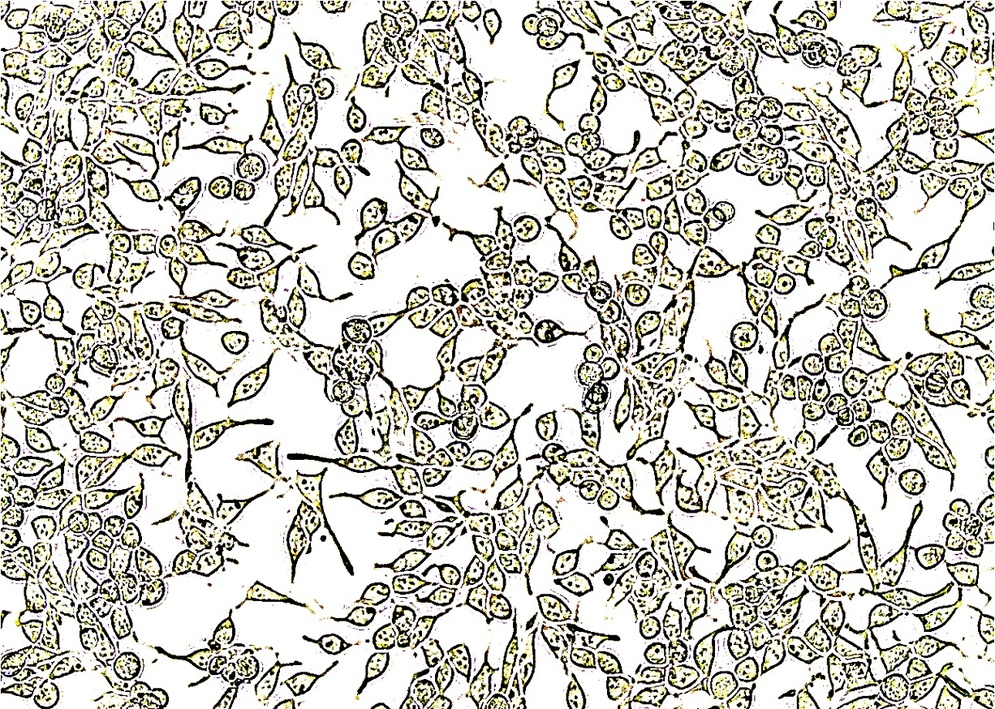
#> input picture example_data/testwt2.jpg, 995 x 709 px, shrunk from 1226 x 874 before the run, found by its file name
$ jupyter execute Phase_contrast_photo_morphology.ipynb
#> lines starting #> are read from the running program, lines starting #| are printed output that depends on the picture; after the words box and inside, x2 and y2 are one past the last pixel; in counts of white or black regions, pixels touching at a corner belong together
[cell 1]
#---import python modules---
import cv2
import numpy as np
import pandas as pd
import matplotlib.pyplot as plt

[cell 2]
# --- CONFIGURATION ---
IMG_PATH = "/Users/js4788/Desktop/Mu_lab/for_Amanda/imageJ_particle_analysis/testwt2.jpg"
MIN_SIZE_THRESHOLD = 20 ###adjust the threshold based on the contours overlay of each input image
# ---------------------

[cell 3]
# --- 1. SETUP & CONTOUR FINDING ---
# Note: The code won't run outside your local environment due to the absolute path,
# but the logic is sound.
img = cv2.imread(IMG_PATH)
#> img is the input picture: shape (709, 995, 3); mean B, G, R 189.6, 197.4, 198.7

if img is None:
    print(f"Error: Could not load image from {IMG_PATH}. Check file path.")
    exit()

gray = cv2.cvtColor(img, cv2.COLOR_BGR2GRAY)
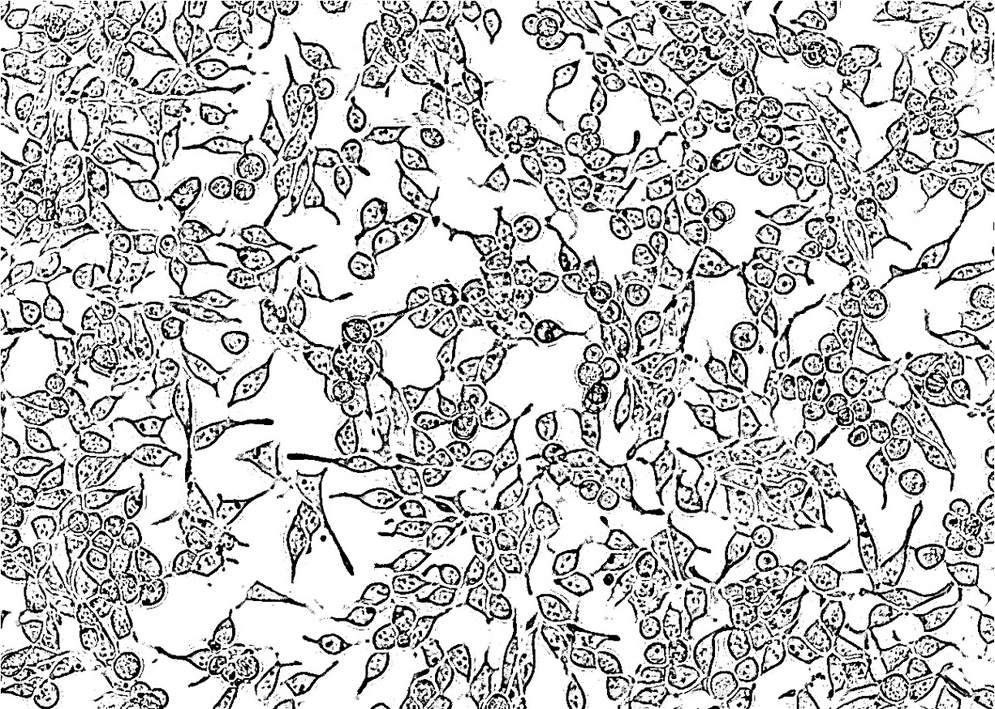
#> gray: shape (709, 995); min 0, max 255, mean 197

# Thresholding (Otsu's method)
_, thresh = cv2.threshold(gray, 0, 255, cv2.THRESH_BINARY_INV + cv2.THRESH_OTSU)
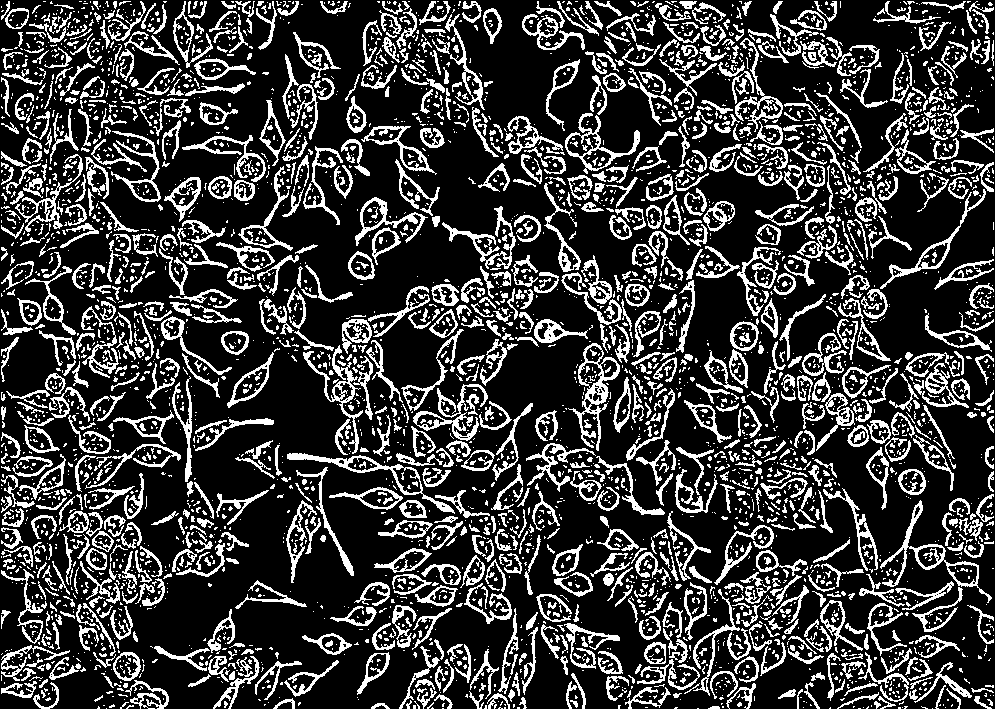
#> thresh: shape (709, 995); 23.3% white in thin lines or dots

# Find all contours
contours, hierarchy = cv2.findContours(thresh, cv2.RETR_EXTERNAL, cv2.CHAIN_APPROX_SIMPLE)
#> contours = 4071 contours, 3231 with area under 20; largest, box (x1, y1, x2, y2) and area: (568, 343, 620, 451) 1792, (880, 500, 992, 603) 1622, (287, 453, 455, 514) 1510, (565, 113, 640, 174) 1422, (361, 126, 437, 175) 1045

[cell 4]
# --- 2. INITIAL VISUAL CHECK (Pre-Analysis) ---
plt.figure(figsize=(10, 8))
plt.imshow(gray, cmap='gray') # Use cmap='gray' for grayscale images
plt.title("Pre-Processed Phase Contrast Image (Grayscale)")
plt.axis('off')
plt.show()

[cell 5]
# --- 3. ANALYSIS LOOP & CONTOUR FILTERING ---
all_areas = []
all_circularities = []
all_lengths = []
all_widths = []

# NEW: List to store contours that pass the filter
valid_contours = []

for contour in contours:
    # Calculate area BEFORE filtering
    area = cv2.contourArea(contour)

    # 1. Filter out very small particles (debris)
    if area > MIN_SIZE_THRESHOLD:

        # NEW: Store the contour that passed the filter
        valid_contours.append(contour)

        # Area and Perimeter
        perimeter = cv2.arcLength(contour, True)
        all_areas.append(area)

        # Circularity
        if perimeter > 0:
            circularity = 4 * np.pi * area / (perimeter * perimeter)
            all_circularities.append(circularity)

        # Length and Width (using fitted ellipse)
        if len(contour) >= 5: # Need at least 5 points to fit an ellipse
            (x, y), (minor_axis, major_axis), angle = cv2.fitEllipse(contour)
            all_lengths.append(major_axis)
            all_widths.append(minor_axis)
#> this loop made 4071 passes
#> (area, perimeter, circularity, x, y, minor_axis, major_axis, angle) on passes 42, 67, 71, 75, 77, 90, 97, 99, 107, 111, 113, 114: (38, 44.63, 0.24, 379.8, 707.2, 7.35, 16.36, 90.14), (59.5, 64.87, 0.178, 284.6, 706.5, 12.21, 22.47, 64.24), (28, 35.8, 0.275, 522.8, 703, 5.99, 11.08, 177.7), (45, 50.63, 0.221, 982.2, 701.9, 6.55, 18.57, 120.2), (35.5, 62.53, 0.114, 881.9, 702.7, 9.37, 20.94, 107.7), (55.5, 63.84, 0.171, 443, 701.9, 11.53, 17.47, 116.2), (75, 103.4, 0.0882, 498.4, 704.3, 19.03, 20.14, 128.4), (66.5, 102.3, 0.0798, 857.2, 701.4, 6.47, 39.51, 69.9), (53.5, 83.84, 0.0956, 476.7, 697.3, 10.97, 20.45, 156), (33.5, 43.21, 0.225, 913.3, 694.3, 8.19, 9.4, 15.52), (20.5, 44.73, 0.129, 799.4, 698.6, 5.58, 19.2, 10.03), (66.5, 45.21, 0.409, 787.6, 694.7, 6.98, 18.48, 63.63)
#> area on passes 50, 264: 20, 276
#> after the loop, all_areas = 829 values, max 1791.5 at index 404, min 20.5 at index 10, mean 141.7; all_circularities = 829 values, max 0.889 at index 275, min 0.0154 at index 759, mean 0.173; all_lengths = 829 values, max 8357.3 at index 654, min 6.67 at index 196, mean 46.06; all_widths = 829 values, max 308.8 at index 654, min 2.76 at index 55, mean 16.23; valid_contours = 829 contours; largest, box (x1, y1, x2, y2) and area: (568, 343, 620, 451) 1792, (880, 500, 992, 603) 1622, (287, 453, 455, 514) 1510, (565, 113, 640, 174) 1422, (361, 126, 437, 175) 1045

[cell 6]
# --- 4. SUMMARIZE RESULTS ---
print(f"Total cells analyzed: {len(all_areas)}")
#| Total cells analyzed: 829
print(f"Average Area: {np.mean(all_areas):.2f}")
#| Average Area: 141.68
print(f"Average Circularity: {np.mean(all_circularities):.3f}")
#| Average Circularity: 0.173
print(f"Average Length: {np.mean(all_lengths):.2f}")
#| Average Length: 46.06

[cell 7]
# retrieve all data of cell area, length and circularity
data = {
    'Area_pixels': all_areas,
    'Circularity': all_circularities,
    'Length_pixels': all_lengths,
    # If you also collected all_widths, include it here:
    # 'Width_pixels': all_widths
}
df = pd.DataFrame(data)
#> df = table of 829 rows and 3 columns
print(df)
#> (printed output is left out)

[cell 8]
# --- 5. FINAL VISUALIZATION (Mask and Overlay) ---

# NEW: Create the image for the overlay drawing
# 1. Start with a copy of the original color image
draw_img = img.copy()

# 2. Draw the valid contours onto the copy (Green color: (0, 255, 0) in BGR)
cv2.drawContours(draw_img, valid_contours, -1, (0, 255, 0), 2)
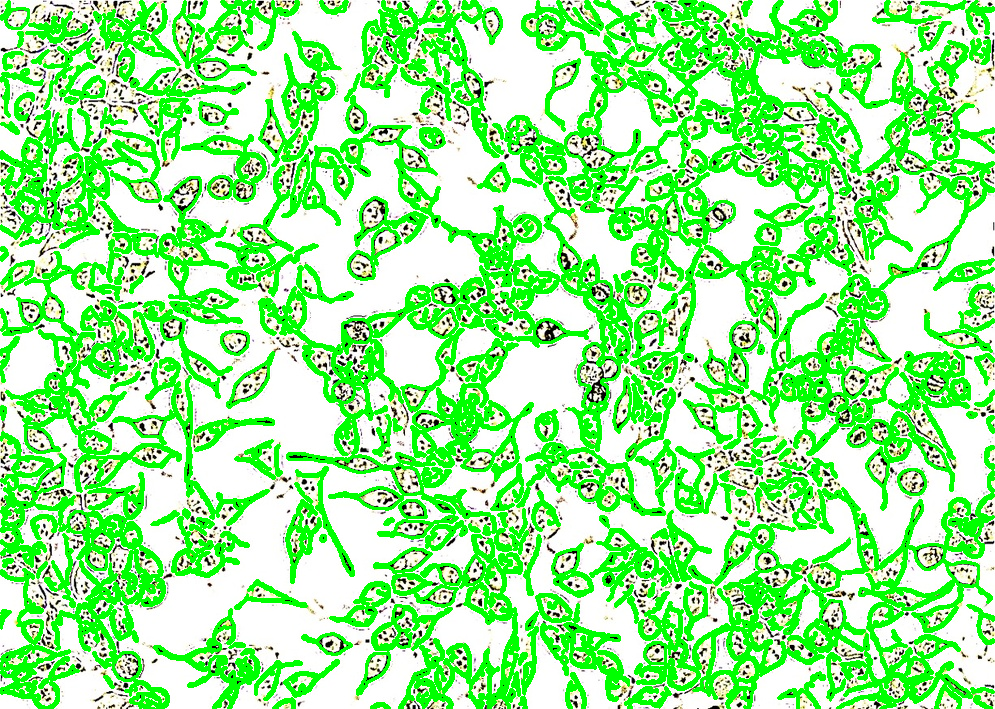
#> draw_img: shape (709, 995, 3); mean B, G, R 147.3, 240.6, 152.6

# 3. Convert the resulting image to RGB for Matplotlib display
draw_img_rgb = cv2.cvtColor(draw_img, cv2.COLOR_BGR2RGB)

# Plotting the two validation images side-by-side
plt.figure(figsize=(16, 8))

# Subplot 1: Binary Segmentation Mask
plt.subplot(1, 2, 1)
plt.imshow(thresh, cmap='gray')
plt.title("Binary Segmentation Mask (Input)")
plt.axis('off')

# Subplot 2: Final Separated Contours Overlay (The Validation Check)
plt.subplot(1, 2, 2)
plt.imshow(draw_img_rgb)
plt.title(f"Final Contours Overlay (Count: {len(valid_contours)})")
plt.axis('off')

plt.tight_layout()
plt.show()
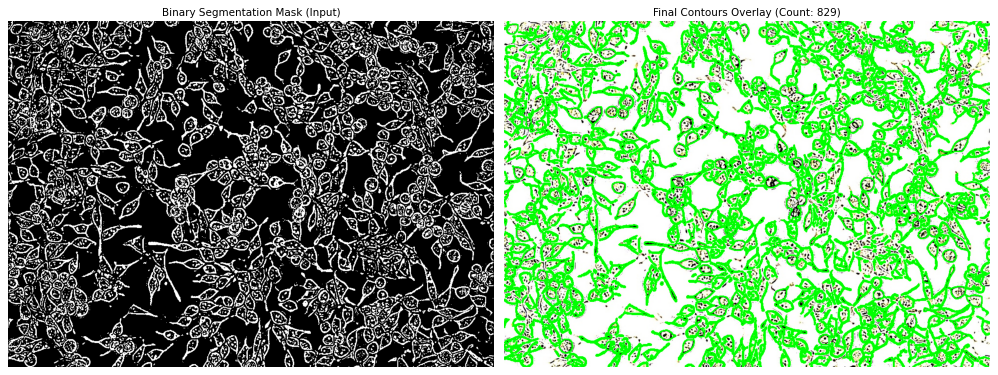
#> figure drawn by matplotlib, 2 panels
